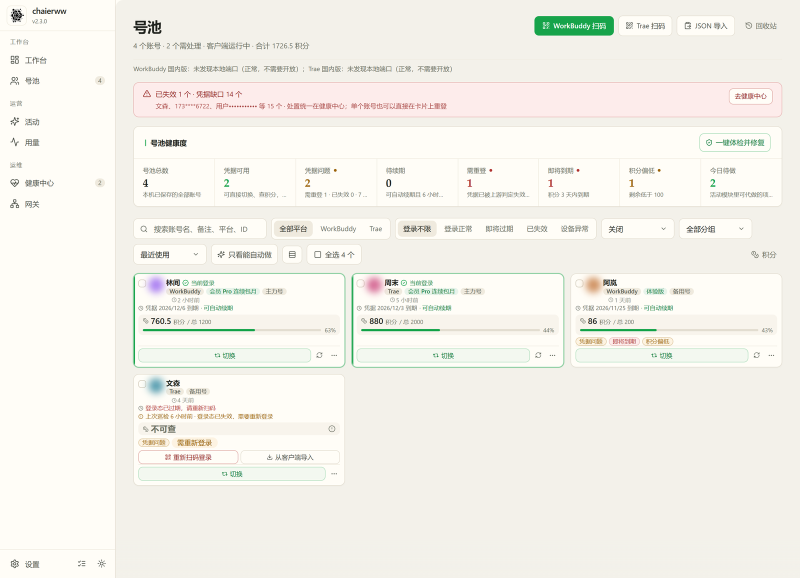
#> input picture docs/images/accounts.png, 1600 x 1156 px (shown at 1/2 size)
$ python demo_gif.py --width 900 --out docs/images/demo.gif
#> lines starting #> are read from the running program, lines starting #| are printed output that depends on the picture
"""把 README 的静态截图拼成一张会动的预览图（docs/images/demo.gif）。

为什么不是录屏：仓库里的截图已经由 `scripts/shots.py --demo` 脱敏并统一尺寸，
直接拿它们做一段「缓慢推进 + 交叉淡入」的轮播，既不会出现真实账号信息，
也不用把 Electron 窗口、桌面通知一起录进来。要换素材只改 `SOURCES`。

用法：

    python scripts/demo_gif.py
    python scripts/demo_gif.py --width 900 --out docs/images/demo.gif

依赖：Pillow（与 build_icons.py 相同）。
"""

from __future__ import annotations

import argparse
from pathlib import Path

from PIL import Image

ROOT = Path(__file__).resolve().parent.parent
DOCS = ROOT / "docs"

# 顺序即播放顺序：号池 → 活动目录 → 用量。三张都是脱敏后的演示数据。
SOURCES = [
    ("accounts.png", "号池"),
    ("activity.png", "活动"),
    ("usage.png", "用量"),
]

# 画布比例固定 16:10，和 GitHub 首图在窄屏下的裁切习惯接近。
ASPECT = 16 / 10


def cover(image: Image.Image, size: tuple[int, int], zoom: float) -> Image.Image:
    """按「填满画布」缩放，再以顶部为锚点裁切：顶栏和第一屏内容不会被裁掉。"""
    width, height = size
    scale = max(width / image.width, height / image.height) * zoom
    resized = image.resize(
        (max(width, round(image.width * scale)), max(height, round(image.height * scale))),
        Image.LANCZOS,
    )
    left = (resized.width - width) // 2
    # 垂直方向靠上裁：截图顶部是标题与结论条，比底部更有信息量。
    top = 0
    return resized.crop((left, top, left + width, top + height))


def build(
    out: Path,
    width: int,
    fps: int,
    hold: float,
    fade: float,
    zoom: float,
) -> None:
#> called with width = 900, fps = 10, hold = 1.4, fade = 0.3, zoom = 0.025
    height = round(width / ASPECT)
    size = (width, height)
    hold_frames = max(2, round(hold * fps))
    fade_frames = max(2, round(fade * fps))

    frames: list[Image.Image] = []
    previous: Image.Image | None = None

    for name, _label in SOURCES:
        source = Image.open(DOCS / "images" / name).convert("RGB")
#> source is the input picture: PIL image 1600x1156 RGB; mean R, G, B 244, 242.2, 235

        # 每张图在停留期间从 1.00 缓慢推到 1.00 + zoom，避免「幻灯片」的死板感。
        current_frames = [
            cover(source, size, 1.0 + zoom * index / max(1, hold_frames - 1))
            for index in range(hold_frames)
        ]
#> in cover, `resized = image.resize( (max(width, round(image.width * scale)), max(h..`:
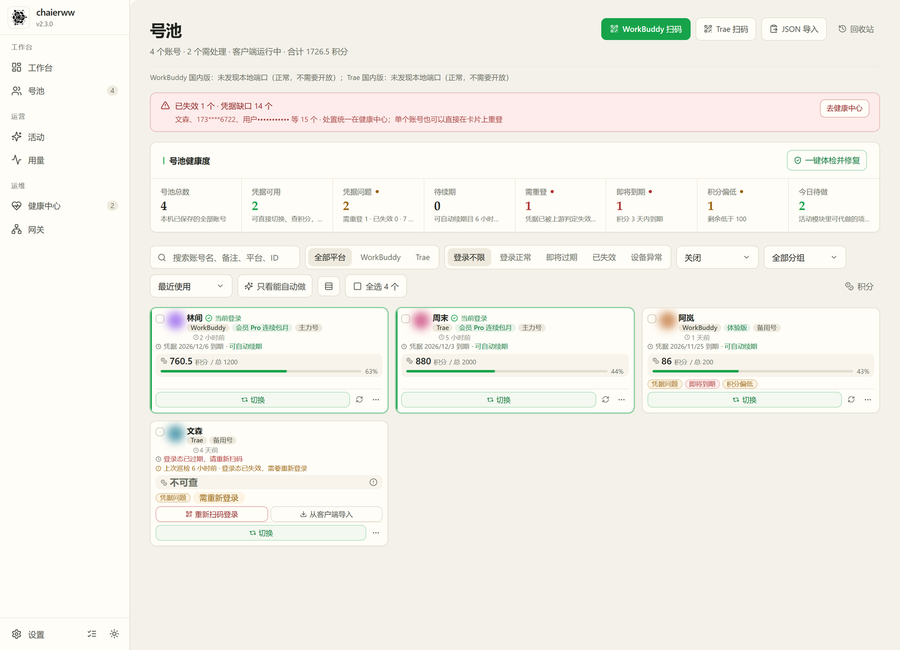
#> resized: PIL image 900x650 RGB; mean R, G, B 243.8, 242.1, 235
#> call 4 of cover, with size = (900, 562), zoom = 1.01
#> in cover (call 4), `scale = max(width / image.width, height / image.height) * zoom`: scale = 0.566
#> in cover (call 4), `left = (resized.width - width) // 2`: left = 2
#> in cover (call 4), `return resized.crop((left, top, left + width, top + height))`:
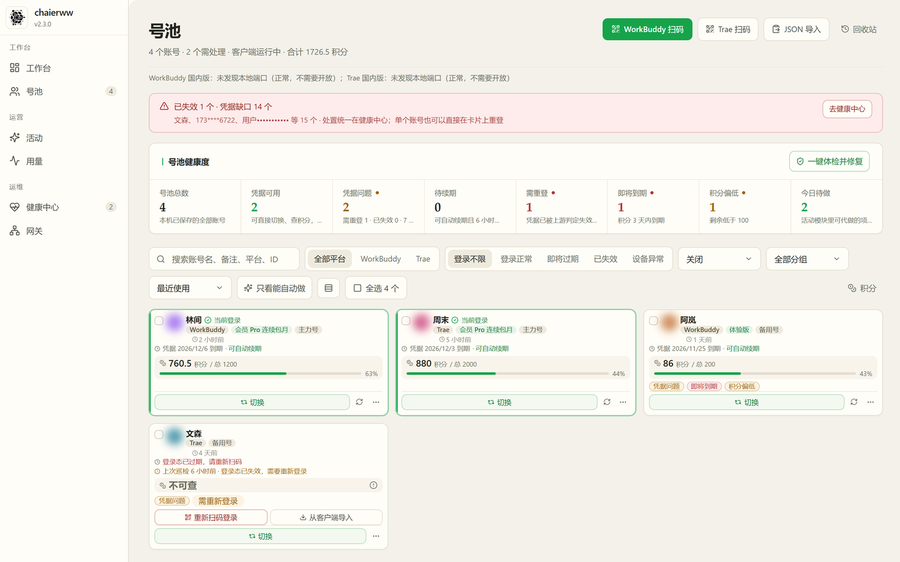
#> returned value: PIL image 900x562 RGB; mean R, G, B 243.7, 242, 234.9
#> in cover (call 6), `scale = max(width / image.width, height / image.height) * zoom`: scale = 0.568
#> in cover (call 6), `left = (resized.width - width) // 2`: left = 4
#> in cover (call 6), `return resized.crop((left, top, left + width, top + height))`:
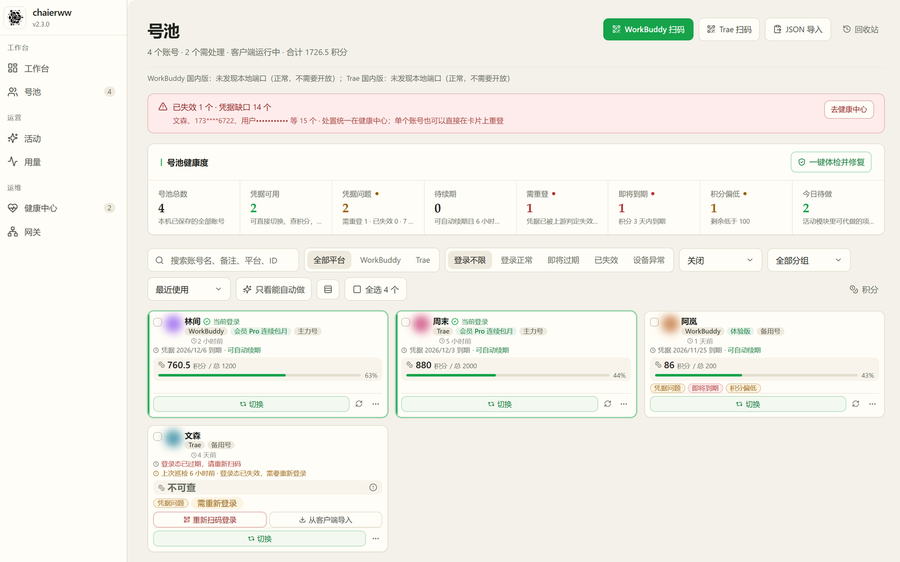
#> returned value: PIL image 900x562 RGB; mean R, G, B 243.7, 242, 234.9
#> in cover (call 8), `scale = max(width / image.width, height / image.height) * zoom`: scale = 0.57
#> in cover (call 8), `left = (resized.width - width) // 2`: left = 6
#> in cover (call 8), `return resized.crop((left, top, left + width, top + height))`:
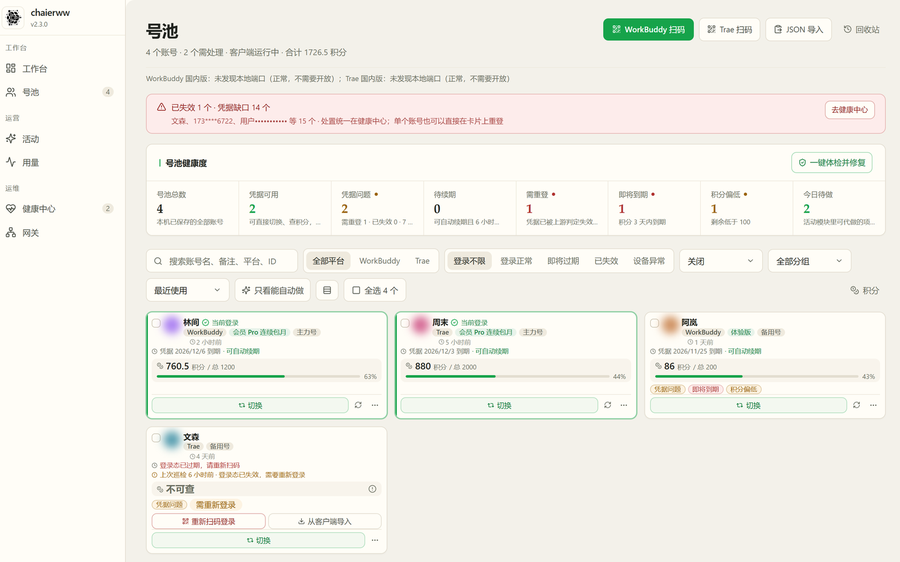
#> returned value: PIL image 900x562 RGB; mean R, G, B 243.7, 242, 234.8
#> in cover (call 10), `scale = max(width / image.width, height / image.height) * zoom`: scale = 0.572
#> in cover (call 10), `left = (resized.width - width) // 2`: left = 8
#> in cover (call 10), `return resized.crop((left, top, left + width, top + height))`:
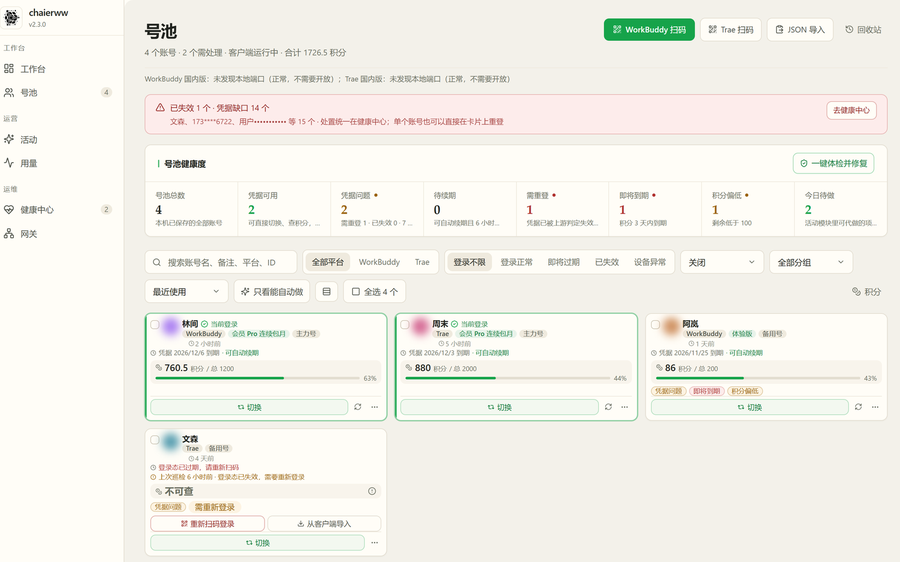
#> returned value: PIL image 900x562 RGB; mean R, G, B 243.7, 241.9, 234.8
#> in cover (call 12), `scale = max(width / image.width, height / image.height) * zoom`: scale = 0.574
#> in cover (call 12), `left = (resized.width - width) // 2`: left = 9
#> in cover (call 12), `return resized.crop((left, top, left + width, top + height))`:
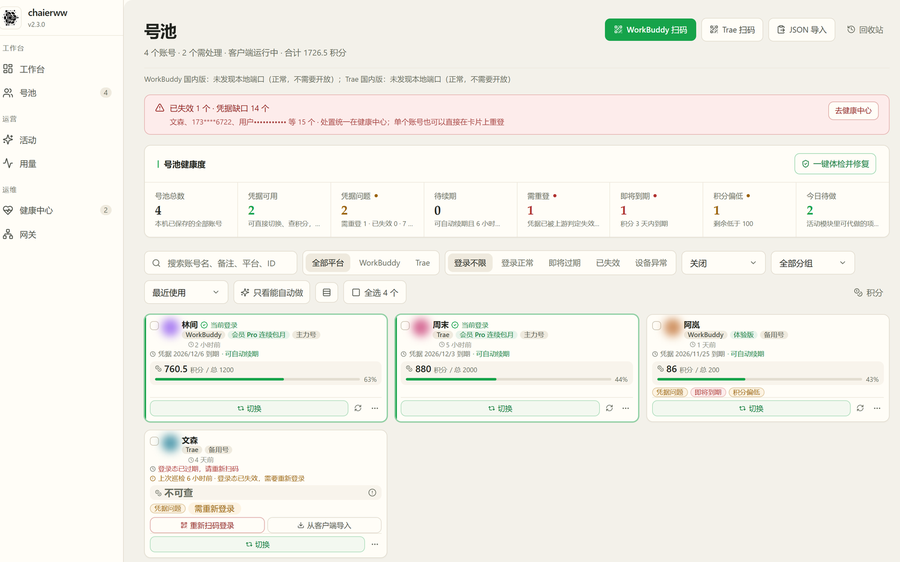
#> returned value: PIL image 900x562 RGB; mean R, G, B 243.6, 241.9, 234.8
#> in cover (call 14), `scale = max(width / image.width, height / image.height) * zoom`: scale = 0.577
#> in cover (call 14), `left = (resized.width - width) // 2`: left = 11
#> in cover (call 14), `return resized.crop((left, top, left + width, top + height))`:
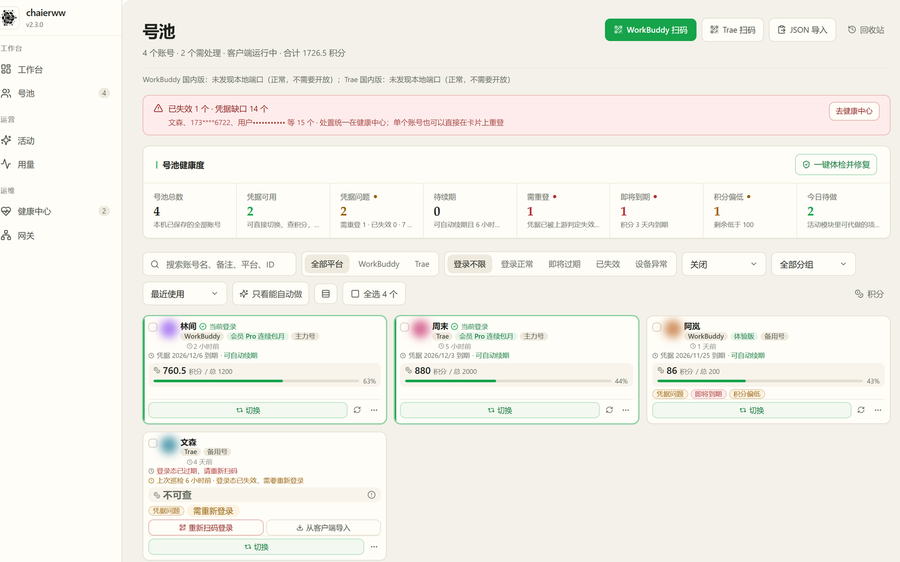
#> returned value: PIL image 900x562 RGB; mean R, G, B 243.6, 241.9, 234.8
#> current_frames = 14 items

        if previous is not None:
            for index in range(1, fade_frames + 1):
                frames.append(
                    Image.blend(previous, current_frames[0], index / (fade_frames + 1))
                )

        frames.extend(current_frames)
        previous = current_frames[-1]
#> pass 2 of the loop in build, `for name, _label in SOURCES:`:
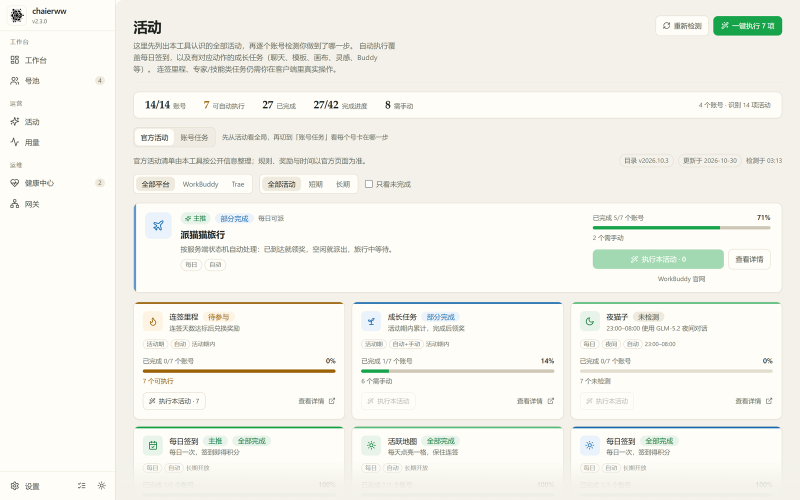
#> input picture docs/images/activity.png, 1600 x 1000 px (shown at 1/2 size)
#> in build, source is the input picture: PIL image 1600x1000 RGB; mean R, G, B 243.2, 242.8, 235.5
#> in cover (call 15), `resized = image.resize( (max(width, round(image.width * scale)), max(h..`:
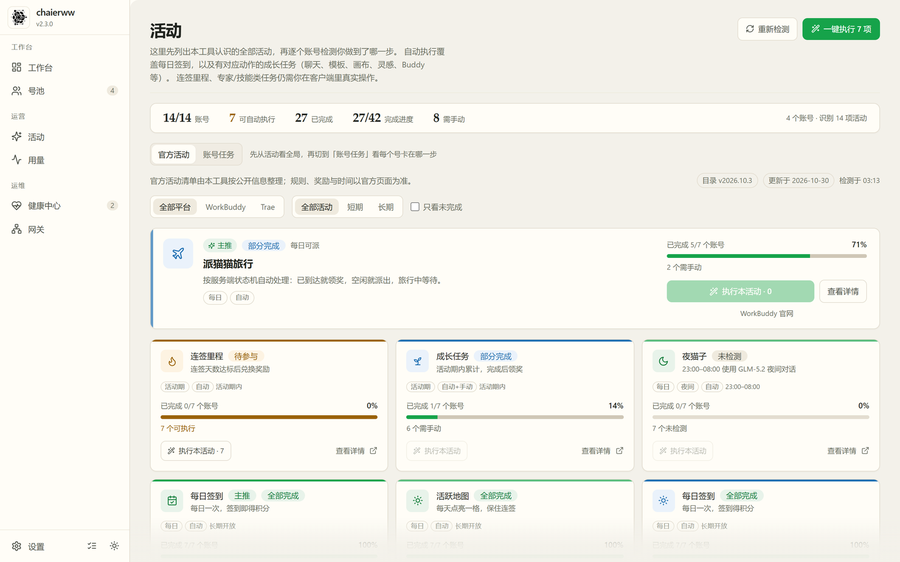
#> resized: PIL image 900x562 RGB; mean R, G, B 243, 242.7, 235.4
#> resized: PIL image 902x564 RGB
#> resized: PIL image 903x565 RGB
#> resized: PIL image 905x566 RGB
#> resized: PIL image 907x567 RGB
#> resized: PIL image 909x568 RGB
#> resized: PIL image 910x569 RGB
#> resized: PIL image 912x570 RGB
#> scale = 0.571
#> resized: PIL image 914x571 RGB
#> left = 7
#> in cover (call 23), `return resized.crop((left, top, left + width, top + height))`:
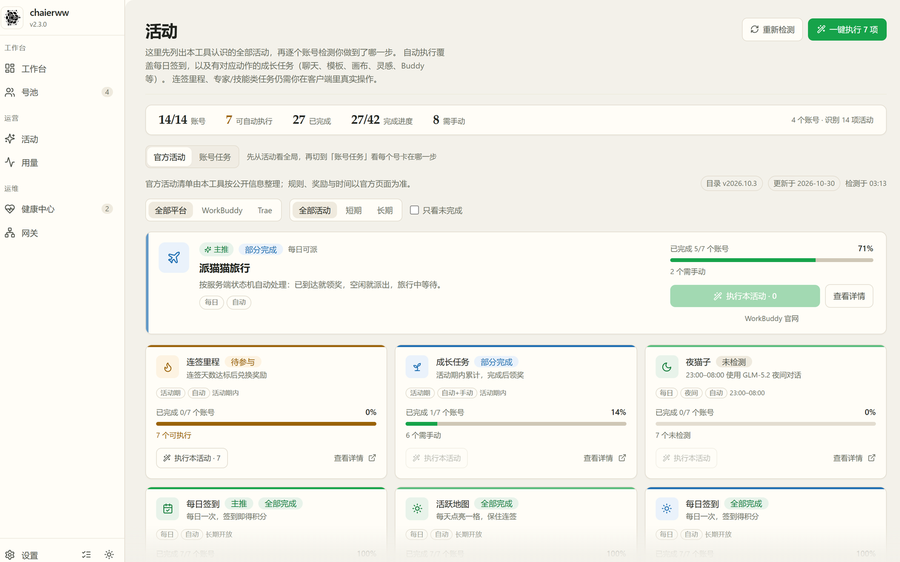
#> returned value: PIL image 900x562 RGB; mean R, G, B 242.9, 242.7, 235.4
#> resized: PIL image 916x572 RGB
#> after the loop in build, `for index in range(1, fade_frames + 1):`: frames = 17 items

    # 用第一帧生成统一调色板，避免逐帧自适应导致整段颜色忽明忽暗。
    palette = frames[0].quantize(colors=128, method=Image.Quantize.MEDIANCUT)
    quantized = [
        frame.quantize(palette=palette, dither=Image.Dither.NONE) for frame in frames
    ]
#> quantized = 48 items

    out.parent.mkdir(parents=True, exist_ok=True)
    quantized[0].save(
        out,
        save_all=True,
        append_images=quantized[1:],
        duration=round(1000 / fps),
        loop=0,
        optimize=True,
        disposal=2,
    )


def main() -> int:
    parser = argparse.ArgumentParser(description="生成 README 动图（截图轮播）")
    parser.add_argument("--out", default=str(DOCS / "images" / "demo.gif"))
    parser.add_argument("--width", type=int, default=880, help="输出宽度")
    parser.add_argument("--fps", type=int, default=10, help="帧率")
    parser.add_argument("--hold", type=float, default=1.4, help="每张停留秒数")
    parser.add_argument("--fade", type=float, default=0.3, help="交叉淡入秒数")
    parser.add_argument("--zoom", type=float, default=0.025, help="停留期间的推进幅度")
    args = parser.parse_args()

    missing = [name for name, _ in SOURCES if not (DOCS / "images" / name).exists()]
    if missing:
        print(f"缺少截图：{', '.join(missing)}；先跑 python scripts/shots.py --demo")
        return 1

    out = Path(args.out)
    build(out, args.width, args.fps, args.hold, args.fade, args.zoom)

    with Image.open(out) as gif:
        count = getattr(gif, "n_frames", 1)
#> count = 48
    size_mb = out.stat().st_size / (1024 * 1024)
    print(f"完成：{out}  {args.width}x{round(args.width / ASPECT)}  {count} 帧  {size_mb:.1f} MB")
#| 完成：docs/images/demo.gif  900x562  48 帧  2.1 MB
    return 0


if __name__ == "__main__":
    raise SystemExit(main())
#> (the program exits here)
